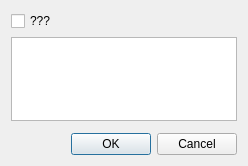
<?xml version="1.0" encoding="UTF-8"?>
<ui version="4.0">
 <class>mvd::ImportImagesDialog</class>
 <widget class="QDialog" name="mvd::ImportImagesDialog">
  <property name="geometry">
   <rect>
    <x>0</x>
    <y>0</y>
    <width>248</width>
    <height>166</height>
   </rect>
  </property>
  <property name="windowTitle">
   <string>Configure multi-resolution pyramids</string>
  </property>
  <property name="locale">
   <locale language="C" country="AnyCountry"/>
  </property>
  <layout class="QGridLayout" name="gridLayout">
   <item row="0" column="0">
    <widget class="QCheckBox" name="applyAllCheckBox">
     <property name="text">
      <string>???</string>
     </property>
    </widget>
   </item>
   <item row="1" column="0" colspan="2">
    <widget class="QListView" name="filenamesListView">
     <property name="alternatingRowColors">
      <bool>true</bool>
     </property>
    </widget>
   </item>
   <item row="3" column="1">
    <widget class="QDialogButtonBox" name="buttonBox">
     <property name="orientation">
      <enum>Qt::Horizontal</enum>
     </property>
     <property name="standardButtons">
      <set>QDialogButtonBox::Cancel|QDialogButtonBox::Ok</set>
     </property>
    </widget>
   </item>
   <item row="2" column="0" colspan="2">
    <widget class="mvd::MultiResolutionPyramidWidget" name="pyramidWidget" native="true"/>
   </item>
  </layout>
 </widget>
 <customwidgets>
  <customwidget>
   <class>mvd::MultiResolutionPyramidWidget</class>
   <extends>QWidget</extends>
   <header>Gui/mvdMultiResolutionPyramidWidget.h</header>
   <container>1</container>
  </customwidget>
 </customwidgets>
 <resources/>
 <connections>
  <connection>
   <sender>buttonBox</sender>
   <signal>accepted()</signal>
   <receiver>mvd::ImportImagesDialog</receiver>
   <slot>accept()</slot>
   <hints>
    <hint type="sourcelabel">
     <x>248</x>
     <y>254</y>
    </hint>
    <hint type="destinationlabel">
     <x>157</x>
     <y>274</y>
    </hint>
   </hints>
  </connection>
  <connection>
   <sender>buttonBox</sender>
   <signal>rejected()</signal>
   <receiver>mvd::ImportImagesDialog</receiver>
   <slot>reject()</slot>
   <hints>
    <hint type="sourcelabel">
     <x>316</x>
     <y>260</y>
    </hint>
    <hint type="destinationlabel">
     <x>286</x>
     <y>274</y>
    </hint>
   </hints>
  </connection>
 </connections>
</ui>
